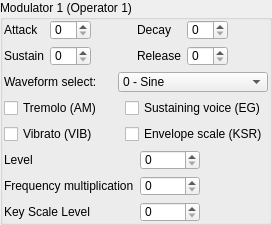
              <widget class="QGroupBox" name="modulator1">
               <property name="sizePolicy">
                <sizepolicy hsizetype="Preferred" vsizetype="Maximum">
                 <horstretch>0</horstretch>
                 <verstretch>0</verstretch>
                </sizepolicy>
               </property>
               <property name="title">
                <string>Modulator 1 (Operator 1)</string>
               </property>
               <layout class="QVBoxLayout" name="verticalLayout_2">
                <property name="leftMargin">
                 <number>1</number>
                </property>
                <property name="topMargin">
                 <number>0</number>
                </property>
                <property name="rightMargin">
                 <number>1</number>
                </property>
                <property name="bottomMargin">
                 <number>0</number>
                </property>
                <item>
                 <layout class="QGridLayout" name="gridLayout_2">
                  <item row="0" column="0">
                   <widget class="QLabel" name="label_13">
                    <property name="toolTip">
                     <string>&lt;html&gt;&lt;head/&gt;&lt;body&gt;&lt;p&gt;&lt;span style=&quot; font-weight:600;&quot;&gt;Attack Rate.&lt;/span&gt;&lt;/p&gt;&lt;p&gt;Determines the rising time for the sound. The higher the value, the faster the attack.&lt;/p&gt;&lt;p&gt;Range from 0 to 15.&lt;/p&gt;&lt;/body&gt;&lt;/html&gt;</string>
                    </property>
                    <property name="text">
                     <string>Attack</string>
                    </property>
                   </widget>
                  </item>
                  <item row="0" column="1">
                   <widget class="QSpinBox" name="op1_attack">
                    <property name="maximumSize">
                     <size>
                      <width>60</width>
                      <height>20</height>
                     </size>
                    </property>
                    <property name="toolTip">
                     <string>&lt;html&gt;&lt;head/&gt;&lt;body&gt;&lt;p&gt;&lt;span style=&quot; font-weight:600;&quot;&gt;Attack Rate.&lt;/span&gt;&lt;/p&gt;&lt;p&gt;Determines the rising time for the sound. The higher the value, the faster the attack.&lt;/p&gt;&lt;p&gt;Range from 0 to 15.&lt;/p&gt;&lt;/body&gt;&lt;/html&gt;</string>
                    </property>
                    <property name="maximum">
                     <number>15</number>
                    </property>
                   </widget>
                  </item>
                  <item row="0" column="3">
                   <widget class="QLabel" name="label_14">
                    <property name="toolTip">
                     <string>&lt;html&gt;&lt;head/&gt;&lt;body&gt;&lt;p&gt;&lt;span style=&quot; font-weight:600;&quot;&gt;Decay Rate.&lt;/span&gt;&lt;/p&gt;&lt;p&gt;Determines the diminishing time for the sound. The higher the value, the shorter the decay.&lt;/p&gt;&lt;p&gt;Range from 0 to 15.&lt;/p&gt;&lt;/body&gt;&lt;/html&gt;</string>
                    </property>
                    <property name="text">
                     <string>Decay</string>
                    </property>
                   </widget>
                  </item>
                  <item row="0" column="4">
                   <widget class="QSpinBox" name="op1_decay">
                    <property name="maximumSize">
                     <size>
                      <width>60</width>
                      <height>20</height>
                     </size>
                    </property>
                    <property name="toolTip">
                     <string>&lt;html&gt;&lt;head/&gt;&lt;body&gt;&lt;p&gt;&lt;span style=&quot; font-weight:600;&quot;&gt;Decay Rate.&lt;/span&gt;&lt;/p&gt;&lt;p&gt;Determines the diminishing time for the sound. The higher the value, the shorter the decay.&lt;/p&gt;&lt;p&gt;Range from 0 to 15.&lt;/p&gt;&lt;/body&gt;&lt;/html&gt;</string>
                    </property>
                    <property name="maximum">
                     <number>15</number>
                    </property>
                   </widget>
                  </item>
                  <item row="1" column="0">
                   <widget class="QLabel" name="label_15">
                    <property name="toolTip">
                     <string>&lt;html&gt;&lt;head/&gt;&lt;body&gt;&lt;p&gt;&lt;span style=&quot; font-weight:600;&quot;&gt;Sustain Level.&lt;/span&gt;&lt;/p&gt;&lt;p&gt;Determines the point at which the sound ceases to decay and changes to a sound having a constant level. The sustain level is expressed as a fraction of the maximum level. 0 is the softest and 15 is the loudest sustain level. Note that has Sustain flag must be set for this to have an effect.&lt;/p&gt;&lt;/body&gt;&lt;/html&gt;</string>
                    </property>
                    <property name="text">
                     <string>Sustain</string>
                    </property>
                   </widget>
                  </item>
                  <item row="1" column="1">
                   <widget class="QSpinBox" name="op1_sustain">
                    <property name="maximumSize">
                     <size>
                      <width>60</width>
                      <height>20</height>
                     </size>
                    </property>
                    <property name="toolTip">
                     <string>&lt;html&gt;&lt;head/&gt;&lt;body&gt;&lt;p&gt;&lt;span style=&quot; font-weight:600;&quot;&gt;Sustain Level.&lt;/span&gt;&lt;/p&gt;&lt;p&gt;Determines the point at which the sound ceases to decay and changes to a sound having a constant level. The sustain level is expressed as a fraction of the maximum level. 0 is the softest and 15 is the loudest sustain level. Note that has Sustain flag must be set for this to have an effect.&lt;/p&gt;&lt;/body&gt;&lt;/html&gt;</string>
                    </property>
                    <property name="maximum">
                     <number>15</number>
                    </property>
                   </widget>
                  </item>
                  <item row="1" column="3">
                   <widget class="QLabel" name="label_16">
                    <property name="toolTip">
                     <string>&lt;html&gt;&lt;head/&gt;&lt;body&gt;&lt;p&gt;&lt;span style=&quot; font-weight:600;&quot;&gt;Release Rate.&lt;/span&gt;&lt;/p&gt;&lt;p&gt;Determines the rate at which the sound disappears after KEY-OFF. The higher the value, the shorter the release.&lt;/p&gt;&lt;/body&gt;&lt;/html&gt;</string>
                    </property>
                    <property name="text">
                     <string>Release</string>
                    </property>
                   </widget>
                  </item>
                  <item row="1" column="4">
                   <widget class="QSpinBox" name="op1_release">
                    <property name="maximumSize">
                     <size>
                      <width>60</width>
                      <height>20</height>
                     </size>
                    </property>
                    <property name="toolTip">
                     <string>&lt;html&gt;&lt;head/&gt;&lt;body&gt;&lt;p&gt;&lt;span style=&quot; font-weight:600;&quot;&gt;Release Rate.&lt;/span&gt;&lt;/p&gt;&lt;p&gt;Determines the rate at which the sound disappears after KEY-OFF. The higher the value, the shorter the release.&lt;/p&gt;&lt;/body&gt;&lt;/html&gt;</string>
                    </property>
                    <property name="maximum">
                     <number>15</number>
                    </property>
                   </widget>
                  </item>
                  <item row="0" column="5" rowspan="2">
                   <spacer name="horizontalSpacer_3">
                    <property name="orientation">
                     <enum>Qt::Horizontal</enum>
                    </property>
                    <property name="sizeHint" stdset="0">
                     <size>
                      <width>40</width>
                      <height>20</height>
                     </size>
                    </property>
                   </spacer>
                  </item>
                  <item row="0" column="2" rowspan="2">
                   <spacer name="horizontalSpacer_7">
                    <property name="orientation">
                     <enum>Qt::Horizontal</enum>
                    </property>
                    <property name="sizeHint" stdset="0">
                     <size>
                      <width>40</width>
                      <height>20</height>
                     </size>
                    </property>
                   </spacer>
                  </item>
                 </layout>
                </item>
                <item>
                 <layout class="QHBoxLayout" name="horizontalLayout_5">
                  <item>
                   <widget class="QLabel" name="label_17">
                    <property name="toolTip">
                     <string>&lt;html&gt;&lt;head/&gt;&lt;body&gt;&lt;p&gt;&lt;span style=&quot; font-size:medium; font-weight:600;&quot;&gt;Waveform Select&lt;/span&gt;&lt;/p&gt;&lt;p&gt;&lt;span style=&quot; font-size:medium;&quot;&gt;Wave which will be generated by operator.&lt;/span&gt;&lt;/p&gt;&lt;p&gt;&lt;span style=&quot; font-size:medium; text-decoration: underline;&quot;&gt;(waveforms from 4 to 7 not supported on OPL2)&lt;/span&gt;&lt;/p&gt;&lt;table border=&quot;0&quot; style=&quot; margin-top:0px; margin-bottom:0px; margin-left:0px; margin-right:0px;&quot; cellspacing=&quot;2&quot; cellpadding=&quot;0&quot;&gt;&lt;tr&gt;&lt;td style=&quot; vertical-align:middle; padding-left:5; padding-right:5; padding-top:5; padding-bottom:5;&quot;&gt;&lt;p&gt;&lt;img src=&quot;:/waves/wave0.png&quot; style=&quot;vertical-align: middle;&quot;/&gt;&lt;/p&gt;&lt;/td&gt;&lt;td style=&quot; vertical-align:middle; padding-left:5; padding-right:5; padding-top:5; padding-bottom:5;&quot;&gt;&lt;p&gt;0 - Sine wave&lt;/p&gt;&lt;/td&gt;&lt;/tr&gt;&lt;tr&gt;&lt;td style=&quot; vertical-align:middle; padding-left:5; padding-right:5; padding-top:5; padding-bottom:5;&quot;&gt;&lt;p&gt;&lt;img src=&quot;:/waves/wave1.png&quot; style=&quot;vertical-align: middle;&quot;/&gt;&lt;/p&gt;&lt;/td&gt;&lt;td style=&quot; vertical-align:middle; padding-left:5; padding-right:5; padding-top:5; padding-bottom:5;&quot;&gt;&lt;p&gt;1 - Half-Sine&lt;/p&gt;&lt;/td&gt;&lt;/tr&gt;&lt;tr&gt;&lt;td style=&quot; vertical-align:middle; padding-left:5; padding-right:5; padding-top:5; padding-bottom:5;&quot;&gt;&lt;p&gt;&lt;img src=&quot;:/waves/wave2.png&quot; style=&quot;vertical-align: middle;&quot;/&gt;&lt;/p&gt;&lt;/td&gt;&lt;td style=&quot; vertical-align:middle; padding-left:5; padding-right:5; padding-top:5; padding-bottom:5;&quot;&gt;&lt;p&gt;2 - Abs-Sine&lt;/p&gt;&lt;/td&gt;&lt;/tr&gt;&lt;tr&gt;&lt;td style=&quot; vertical-align:middle; padding-left:5; padding-right:5; padding-top:5; padding-bottom:5;&quot;&gt;&lt;p&gt;&lt;img src=&quot;:/waves/wave3.png&quot; style=&quot;vertical-align: middle;&quot;/&gt;&lt;/p&gt;&lt;/td&gt;&lt;td style=&quot; vertical-align:middle; padding-left:5; padding-right:5; padding-top:5; padding-bottom:5;&quot;&gt;&lt;p&gt;3 - Pulse-Sine&lt;/p&gt;&lt;/td&gt;&lt;/tr&gt;&lt;tr&gt;&lt;td style=&quot; vertical-align:middle; padding-left:5; padding-right:5; padding-top:5; padding-bottom:5;&quot;&gt;&lt;p&gt;&lt;img src=&quot;:/waves/wave4.png&quot; style=&quot;vertical-align: middle;&quot;/&gt;&lt;/p&gt;&lt;/td&gt;&lt;td style=&quot; vertical-align:middle; padding-left:5; padding-right:5; padding-top:5; padding-bottom:5;&quot;&gt;&lt;p&gt;4 - Sine - even periods only&lt;/p&gt;&lt;/td&gt;&lt;/tr&gt;&lt;tr&gt;&lt;td style=&quot; vertical-align:middle; padding-left:5; padding-right:5; padding-top:5; padding-bottom:5;&quot;&gt;&lt;p&gt;&lt;img src=&quot;:/waves/wave5.png&quot; style=&quot;vertical-align: middle;&quot;/&gt;&lt;/p&gt;&lt;/td&gt;&lt;td style=&quot; vertical-align:middle; padding-left:5; padding-right:5; padding-top:5; padding-bottom:5;&quot;&gt;&lt;p&gt;5 - Abs-Sine - even periods only&lt;/p&gt;&lt;/td&gt;&lt;/tr&gt;&lt;tr&gt;&lt;td style=&quot; vertical-align:middle; padding-left:5; padding-right:5; padding-top:5; padding-bottom:5;&quot;&gt;&lt;p&gt;&lt;img src=&quot;:/waves/wave6.png&quot; style=&quot;vertical-align: middle;&quot;/&gt;&lt;/p&gt;&lt;/td&gt;&lt;td style=&quot; vertical-align:middle; padding-left:5; padding-right:5; padding-top:5; padding-bottom:5;&quot;&gt;&lt;p&gt;6 - Square&lt;/p&gt;&lt;/td&gt;&lt;/tr&gt;&lt;tr&gt;&lt;td style=&quot; vertical-align:middle; padding-left:5; padding-right:5; padding-top:5; padding-bottom:5;&quot;&gt;&lt;p&gt;&lt;img src=&quot;:/waves/wave7.png&quot; style=&quot;vertical-align: middle;&quot;/&gt;&lt;/p&gt;&lt;/td&gt;&lt;td style=&quot; vertical-align:middle; padding-left:5; padding-right:5; padding-top:5; padding-bottom:5;&quot;&gt;&lt;p&gt;7 - Derived Square&lt;/p&gt;&lt;/td&gt;&lt;/tr&gt;&lt;/table&gt;&lt;/body&gt;&lt;/html&gt;</string>
                    </property>
                    <property name="text">
                     <string>Waveform select:</string>
                    </property>
                   </widget>
                  </item>
                  <item>
                   <widget class="QComboBox" name="op1_waveform">
                    <property name="minimumSize">
                     <size>
                      <width>0</width>
                      <height>20</height>
                     </size>
                    </property>
                    <property name="maximumSize">
                     <size>
                      <width>150</width>
                      <height>20</height>
                     </size>
                    </property>
                    <property name="toolTip">
                     <string>&lt;html&gt;&lt;head/&gt;&lt;body&gt;&lt;p&gt;&lt;span style=&quot; font-size:medium; font-weight:600;&quot;&gt;Waveform Select&lt;/span&gt;&lt;/p&gt;&lt;p&gt;&lt;span style=&quot; font-size:medium;&quot;&gt;Wave which will be generated by operator.&lt;/span&gt;&lt;/p&gt;&lt;p&gt;&lt;span style=&quot; font-size:medium; text-decoration: underline;&quot;&gt;(waveforms from 4 to 7 not supported on OPL2)&lt;/span&gt;&lt;/p&gt;&lt;table border=&quot;0&quot; style=&quot; margin-top:0px; margin-bottom:0px; margin-left:0px; margin-right:0px;&quot; cellspacing=&quot;2&quot; cellpadding=&quot;0&quot;&gt;&lt;tr&gt;&lt;td style=&quot; vertical-align:middle; padding-left:5; padding-right:5; padding-top:5; padding-bottom:5;&quot;&gt;&lt;p&gt;&lt;img src=&quot;:/waves/wave0.png&quot; style=&quot;vertical-align: middle;&quot;/&gt;&lt;/p&gt;&lt;/td&gt;&lt;td style=&quot; vertical-align:middle; padding-left:5; padding-right:5; padding-top:5; padding-bottom:5;&quot;&gt;&lt;p&gt;0 - Sine wave&lt;/p&gt;&lt;/td&gt;&lt;/tr&gt;&lt;tr&gt;&lt;td style=&quot; vertical-align:middle; padding-left:5; padding-right:5; padding-top:5; padding-bottom:5;&quot;&gt;&lt;p&gt;&lt;img src=&quot;:/waves/wave1.png&quot; style=&quot;vertical-align: middle;&quot;/&gt;&lt;/p&gt;&lt;/td&gt;&lt;td style=&quot; vertical-align:middle; padding-left:5; padding-right:5; padding-top:5; padding-bottom:5;&quot;&gt;&lt;p&gt;1 - Half-Sine&lt;/p&gt;&lt;/td&gt;&lt;/tr&gt;&lt;tr&gt;&lt;td style=&quot; vertical-align:middle; padding-left:5; padding-right:5; padding-top:5; padding-bottom:5;&quot;&gt;&lt;p&gt;&lt;img src=&quot;:/waves/wave2.png&quot; style=&quot;vertical-align: middle;&quot;/&gt;&lt;/p&gt;&lt;/td&gt;&lt;td style=&quot; vertical-align:middle; padding-left:5; padding-right:5; padding-top:5; padding-bottom:5;&quot;&gt;&lt;p&gt;2 - Abs-Sine&lt;/p&gt;&lt;/td&gt;&lt;/tr&gt;&lt;tr&gt;&lt;td style=&quot; vertical-align:middle; padding-left:5; padding-right:5; padding-top:5; padding-bottom:5;&quot;&gt;&lt;p&gt;&lt;img src=&quot;:/waves/wave3.png&quot; style=&quot;vertical-align: middle;&quot;/&gt;&lt;/p&gt;&lt;/td&gt;&lt;td style=&quot; vertical-align:middle; padding-left:5; padding-right:5; padding-top:5; padding-bottom:5;&quot;&gt;&lt;p&gt;3 - Pulse-Sine&lt;/p&gt;&lt;/td&gt;&lt;/tr&gt;&lt;tr&gt;&lt;td style=&quot; vertical-align:middle; padding-left:5; padding-right:5; padding-top:5; padding-bottom:5;&quot;&gt;&lt;p&gt;&lt;img src=&quot;:/waves/wave4.png&quot; style=&quot;vertical-align: middle;&quot;/&gt;&lt;/p&gt;&lt;/td&gt;&lt;td style=&quot; vertical-align:middle; padding-left:5; padding-right:5; padding-top:5; padding-bottom:5;&quot;&gt;&lt;p&gt;4 - Sine - even periods only&lt;/p&gt;&lt;/td&gt;&lt;/tr&gt;&lt;tr&gt;&lt;td style=&quot; vertical-align:middle; padding-left:5; padding-right:5; padding-top:5; padding-bottom:5;&quot;&gt;&lt;p&gt;&lt;img src=&quot;:/waves/wave5.png&quot; style=&quot;vertical-align: middle;&quot;/&gt;&lt;/p&gt;&lt;/td&gt;&lt;td style=&quot; vertical-align:middle; padding-left:5; padding-right:5; padding-top:5; padding-bottom:5;&quot;&gt;&lt;p&gt;5 - Abs-Sine - even periods only&lt;/p&gt;&lt;/td&gt;&lt;/tr&gt;&lt;tr&gt;&lt;td style=&quot; vertical-align:middle; padding-left:5; padding-right:5; padding-top:5; padding-bottom:5;&quot;&gt;&lt;p&gt;&lt;img src=&quot;:/waves/wave6.png&quot; style=&quot;vertical-align: middle;&quot;/&gt;&lt;/p&gt;&lt;/td&gt;&lt;td style=&quot; vertical-align:middle; padding-left:5; padding-right:5; padding-top:5; padding-bottom:5;&quot;&gt;&lt;p&gt;6 - Square&lt;/p&gt;&lt;/td&gt;&lt;/tr&gt;&lt;tr&gt;&lt;td style=&quot; vertical-align:middle; padding-left:5; padding-right:5; padding-top:5; padding-bottom:5;&quot;&gt;&lt;p&gt;&lt;img src=&quot;:/waves/wave7.png&quot; style=&quot;vertical-align: middle;&quot;/&gt;&lt;/p&gt;&lt;/td&gt;&lt;td style=&quot; vertical-align:middle; padding-left:5; padding-right:5; padding-top:5; padding-bottom:5;&quot;&gt;&lt;p&gt;7 - Derived Square&lt;/p&gt;&lt;/td&gt;&lt;/tr&gt;&lt;/table&gt;&lt;/body&gt;&lt;/html&gt;</string>
                    </property>
                    <item>
                     <property name="text">
                      <string>0 - Sine</string>
                     </property>
                     <property name="icon">
                      <iconset resource="resources/resources.qrc">
                       <normaloff>:/waves/wave0.png</normaloff>:/waves/wave0.png</iconset>
                     </property>
                    </item>
                    <item>
                     <property name="text">
                      <string>1 - Half-Sine</string>
                     </property>
                     <property name="icon">
                      <iconset resource="resources/resources.qrc">
                       <normaloff>:/waves/wave1.png</normaloff>:/waves/wave1.png</iconset>
                     </property>
                    </item>
                    <item>
                     <property name="text">
                      <string>2 - Absolute Sine</string>
                     </property>
                     <property name="icon">
                      <iconset resource="resources/resources.qrc">
                       <normaloff>:/waves/wave2.png</normaloff>:/waves/wave2.png</iconset>
                     </property>
                    </item>
                    <item>
                     <property name="text">
                      <string>3 - Pulse-Sine</string>
                     </property>
                     <property name="icon">
                      <iconset resource="resources/resources.qrc">
                       <normaloff>:/waves/wave3.png</normaloff>:/waves/wave3.png</iconset>
                     </property>
                    </item>
                    <item>
                     <property name="text">
                      <string>4 - Sine - even periods only</string>
                     </property>
                     <property name="icon">
                      <iconset resource="resources/resources.qrc">
                       <normaloff>:/waves/wave4.png</normaloff>:/waves/wave4.png</iconset>
                     </property>
                    </item>
                    <item>
                     <property name="text">
                      <string>5 - Abs-Sine - even periods only</string>
                     </property>
                     <property name="icon">
                      <iconset resource="resources/resources.qrc">
                       <normaloff>:/waves/wave5.png</normaloff>:/waves/wave5.png</iconset>
                     </property>
                    </item>
                    <item>
                     <property name="text">
                      <string>6 - Square</string>
                     </property>
                     <property name="icon">
                      <iconset resource="resources/resources.qrc">
                       <normaloff>:/waves/wave6.png</normaloff>:/waves/wave6.png</iconset>
                     </property>
                    </item>
                    <item>
                     <property name="text">
                      <string>7 - Derived Square</string>
                     </property>
                     <property name="icon">
                      <iconset resource="resources/resources.qrc">
                       <normaloff>:/waves/wave7.png</normaloff>:/waves/wave7.png</iconset>
                     </property>
                    </item>
                   </widget>
                  </item>
                 </layout>
                </item>
                <item>
                 <layout class="QGridLayout" name="gridLayout_9">
                  <item row="0" column="0">
                   <widget class="QCheckBox" name="op1_am">
                    <property name="maximumSize">
                     <size>
                      <width>16777215</width>
                      <height>20</height>
                     </size>
                    </property>
                    <property name="toolTip">
                     <string>&lt;html&gt;&lt;head/&gt;&lt;body&gt;&lt;p&gt;&lt;span style=&quot; font-weight:600;&quot;&gt;Tremolo&lt;/span&gt;&lt;/p&gt;&lt;p&gt;Is an Amplitude Vibrato. The repetition rate is 3.7 Hz.&lt;/p&gt;&lt;/body&gt;&lt;/html&gt;</string>
                    </property>
                    <property name="text">
                     <string>Tremolo (AM)</string>
                    </property>
                   </widget>
                  </item>
                  <item row="0" column="1">
                   <widget class="QCheckBox" name="op1_eg">
                    <property name="maximumSize">
                     <size>
                      <width>16777215</width>
                      <height>20</height>
                     </size>
                    </property>
                    <property name="toolTip">
                     <string>&lt;html&gt;&lt;head/&gt;&lt;body&gt;&lt;p&gt;&lt;span style=&quot; font-weight:600;&quot;&gt;Sound Sustaining&lt;/span&gt;&lt;/p&gt;&lt;p&gt;When toggled on, operator's output level will be held at its sustain level until a KEY-OFF is done.&lt;/p&gt;&lt;/body&gt;&lt;/html&gt;</string>
                    </property>
                    <property name="text">
                     <string>Sustaining voice (EG)</string>
                    </property>
                   </widget>
                  </item>
                  <item row="1" column="0">
                   <widget class="QCheckBox" name="op1_vib">
                    <property name="maximumSize">
                     <size>
                      <width>16777215</width>
                      <height>20</height>
                     </size>
                    </property>
                    <property name="toolTip">
                     <string>&lt;html&gt;&lt;head/&gt;&lt;body&gt;&lt;p&gt;&lt;span style=&quot; font-weight:600;&quot;&gt;Vibrato&lt;/span&gt;&lt;/p&gt;&lt;p&gt;Is a Frequency Vibrato. The repetition rate is 6.1 Hz.&lt;/p&gt;&lt;/body&gt;&lt;/html&gt;</string>
                    </property>
                    <property name="text">
                     <string>Vibrato (VIB)</string>
                    </property>
                   </widget>
                  </item>
                  <item row="1" column="1">
                   <widget class="QCheckBox" name="op1_ksr">
                    <property name="maximumSize">
                     <size>
                      <width>16777215</width>
                      <height>20</height>
                     </size>
                    </property>
                    <property name="toolTip">
                     <string>&lt;html&gt;&lt;head/&gt;&lt;body&gt;&lt;p&gt;&lt;span style=&quot; font-weight:600;&quot;&gt;Envelope scaling (KSR)&lt;/span&gt;&lt;/p&gt;&lt;p&gt;When toggled on, higher notes are shorter than lower notes.&lt;/p&gt;&lt;/body&gt;&lt;/html&gt;</string>
                    </property>
                    <property name="text">
                     <string>Envelope scale (KSR)</string>
                    </property>
                   </widget>
                  </item>
                 </layout>
                </item>
                <item>
                 <layout class="QFormLayout" name="formLayout_2">
                  <item row="0" column="0">
                   <widget class="QLabel" name="label_29">
                    <property name="toolTip">
                     <string>&lt;html&gt;&lt;head/&gt;&lt;body&gt;&lt;p&gt;&lt;span style=&quot; font-weight:600;&quot;&gt;Output Level&lt;/span&gt;&lt;/p&gt;&lt;p&gt;Attenuates the operator output level. &lt;span style=&quot; font-weight:600;&quot;&gt;63&lt;/span&gt; (internally 0) is the loudest, &lt;span style=&quot; font-weight:600;&quot;&gt;0&lt;/span&gt; (internally 0x3F) is the softest. In additive synthesis, varying the output level of any operator varies the volume of its corresponding channel. In FM synthesis, varying the output level of the carrier varies the volume of the channel. Varying the output of the modulator will change the frequency spectrum produced by the carrier.&lt;/p&gt;&lt;/body&gt;&lt;/html&gt;</string>
                    </property>
                    <property name="text">
                     <string>Level</string>
                    </property>
                   </widget>
                  </item>
                  <item row="0" column="1">
                   <widget class="QSpinBox" name="op1_level">
                    <property name="maximumSize">
                     <size>
                      <width>60</width>
                      <height>20</height>
                     </size>
                    </property>
                    <property name="toolTip">
                     <string>&lt;html&gt;&lt;head/&gt;&lt;body&gt;&lt;p&gt;&lt;span style=&quot; font-weight:600;&quot;&gt;Output Level&lt;/span&gt;&lt;/p&gt;&lt;p&gt;Attenuates the operator output level. &lt;span style=&quot; font-weight:600;&quot;&gt;63&lt;/span&gt; (internally 0) is the loudest, &lt;span style=&quot; font-weight:600;&quot;&gt;0&lt;/span&gt; (internally 0x3F) is the softest. In additive synthesis, varying the output level of any operator varies the volume of its corresponding channel. In FM synthesis, varying the output level of the carrier varies the volume of the channel. Varying the output of the modulator will change the frequency spectrum produced by the carrier.&lt;/p&gt;&lt;/body&gt;&lt;/html&gt;</string>
                    </property>
                    <property name="maximum">
                     <number>63</number>
                    </property>
                   </widget>
                  </item>
                  <item row="1" column="0">
                   <widget class="QLabel" name="label_18">
                    <property name="toolTip">
                     <string>&lt;html&gt;&lt;head/&gt;&lt;body&gt;&lt;p&gt;&lt;span style=&quot; font-weight:600;&quot;&gt;Frequency Multiplication Factor (MULTI)&lt;/span&gt;&lt;/p&gt;&lt;p&gt;Operator's frequency is set to F-Number*Factor.&lt;/p&gt;&lt;p&gt;&lt;span style=&quot; text-decoration: underline;&quot;&gt;In simple words, increases operator's frequency to number of octaves.&lt;/span&gt;&lt;br/&gt;&lt;br/&gt;Where F-Number is:&lt;/p&gt;&lt;p&gt;F-Number = Music Frequency * 2^(20-Block) / 49716 Hz&lt;/p&gt;&lt;p&gt;Where Block is a Block Number. Roughly determines the octave.&lt;/p&gt;&lt;/body&gt;&lt;/html&gt;</string>
                    </property>
                    <property name="text">
                     <string>Frequency multiplication</string>
                    </property>
                   </widget>
                  </item>
                  <item row="1" column="1">
                   <widget class="QSpinBox" name="op1_freqmult">
                    <property name="maximumSize">
                     <size>
                      <width>60</width>
                      <height>20</height>
                     </size>
                    </property>
                    <property name="toolTip">
                     <string>&lt;html&gt;&lt;head/&gt;&lt;body&gt;&lt;p&gt;&lt;span style=&quot; font-weight:600;&quot;&gt;Frequency Multiplication Factor (MULTI)&lt;/span&gt;&lt;/p&gt;&lt;p&gt;Operator's frequency is set to F-Number*Factor.&lt;/p&gt;&lt;p&gt;&lt;span style=&quot; text-decoration: underline;&quot;&gt;In simple words, increases operator's frequency to number of octaves.&lt;/span&gt;&lt;br/&gt;&lt;br/&gt;Where F-Number is:&lt;/p&gt;&lt;p&gt;F-Number = Music Frequency * 2^(20-Block) / 49716 Hz&lt;/p&gt;&lt;p&gt;Where Block is a Block Number. Roughly determines the octave.&lt;/p&gt;&lt;/body&gt;&lt;/html&gt;</string>
                    </property>
                    <property name="maximum">
                     <number>15</number>
                    </property>
                   </widget>
                  </item>
                  <item row="2" column="0">
                   <widget class="QLabel" name="label_33">
                    <property name="toolTip">
                     <string>&lt;html&gt;&lt;head/&gt;&lt;body&gt;&lt;p&gt;&lt;span style=&quot; font-weight:600;&quot;&gt;Key Scale Level.&lt;/span&gt;&lt;/p&gt;&lt;p&gt;Attenuates output level towards higher pitch&lt;br/&gt;&lt;/p&gt;&lt;table border=&quot;1&quot; style=&quot; margin-top:0px; margin-bottom:0px; margin-left:0px; margin-right:0px;&quot; cellspacing=&quot;0&quot; cellpadding=&quot;0&quot;&gt;&lt;tr&gt;&lt;td&gt;&lt;p align=&quot;center&quot;&gt;&lt;span style=&quot; font-weight:600;&quot;&gt;KSL&lt;/span&gt;&lt;/p&gt;&lt;/td&gt;&lt;td&gt;&lt;p align=&quot;center&quot;&gt;&lt;span style=&quot; font-weight:600;&quot;&gt;Attenuation&lt;/span&gt;&lt;/p&gt;&lt;/td&gt;&lt;/tr&gt;&lt;tr&gt;&lt;td&gt;&lt;p&gt;0&lt;/p&gt;&lt;/td&gt;&lt;td&gt;&lt;p&gt;-&lt;/p&gt;&lt;/td&gt;&lt;/tr&gt;&lt;tr&gt;&lt;td&gt;&lt;p&gt;1&lt;/p&gt;&lt;/td&gt;&lt;td&gt;&lt;p&gt;1.5 dB/oct&lt;/p&gt;&lt;/td&gt;&lt;/tr&gt;&lt;tr&gt;&lt;td&gt;&lt;p&gt;2&lt;/p&gt;&lt;/td&gt;&lt;td&gt;&lt;p&gt;3.0 dB/oct &lt;/p&gt;&lt;/td&gt;&lt;/tr&gt;&lt;tr&gt;&lt;td&gt;&lt;p&gt;3&lt;/p&gt;&lt;/td&gt;&lt;td&gt;&lt;p&gt;6.0 dB/oct &lt;/p&gt;&lt;/td&gt;&lt;/tr&gt;&lt;/table&gt;&lt;/body&gt;&lt;/html&gt;</string>
                    </property>
                    <property name="text">
                     <string>Key Scale Level</string>
                    </property>
                   </widget>
                  </item>
                  <item row="2" column="1">
                   <widget class="QSpinBox" name="op1_ksl">
                    <property name="maximumSize">
                     <size>
                      <width>60</width>
                      <height>20</height>
                     </size>
                    </property>
                    <property name="toolTip">
                     <string>&lt;html&gt;&lt;head/&gt;&lt;body&gt;&lt;p&gt;&lt;span style=&quot; font-weight:600;&quot;&gt;Key Scale Level.&lt;/span&gt;&lt;/p&gt;&lt;p&gt;Attenuates output level towards higher pitch&lt;br/&gt;&lt;/p&gt;&lt;table border=&quot;1&quot; style=&quot; margin-top:0px; margin-bottom:0px; margin-left:0px; margin-right:0px;&quot; cellspacing=&quot;0&quot; cellpadding=&quot;0&quot;&gt;&lt;tr&gt;&lt;td&gt;&lt;p align=&quot;center&quot;&gt;&lt;span style=&quot; font-weight:600;&quot;&gt;KSL&lt;/span&gt;&lt;/p&gt;&lt;/td&gt;&lt;td&gt;&lt;p align=&quot;center&quot;&gt;&lt;span style=&quot; font-weight:600;&quot;&gt;Attenuation&lt;/span&gt;&lt;/p&gt;&lt;/td&gt;&lt;/tr&gt;&lt;tr&gt;&lt;td&gt;&lt;p&gt;0&lt;/p&gt;&lt;/td&gt;&lt;td&gt;&lt;p&gt;-&lt;/p&gt;&lt;/td&gt;&lt;/tr&gt;&lt;tr&gt;&lt;td&gt;&lt;p&gt;1&lt;/p&gt;&lt;/td&gt;&lt;td&gt;&lt;p&gt;1.5 dB/oct&lt;/p&gt;&lt;/td&gt;&lt;/tr&gt;&lt;tr&gt;&lt;td&gt;&lt;p&gt;2&lt;/p&gt;&lt;/td&gt;&lt;td&gt;&lt;p&gt;3.0 dB/oct &lt;/p&gt;&lt;/td&gt;&lt;/tr&gt;&lt;tr&gt;&lt;td&gt;&lt;p&gt;3&lt;/p&gt;&lt;/td&gt;&lt;td&gt;&lt;p&gt;6.0 dB/oct &lt;/p&gt;&lt;/td&gt;&lt;/tr&gt;&lt;/table&gt;&lt;/body&gt;&lt;/html&gt;</string>
                    </property>
                    <property name="maximum">
                     <number>3</number>
                    </property>
                   </widget>
                  </item>
                 </layout>
                </item>
               </layout>
              </widget>
